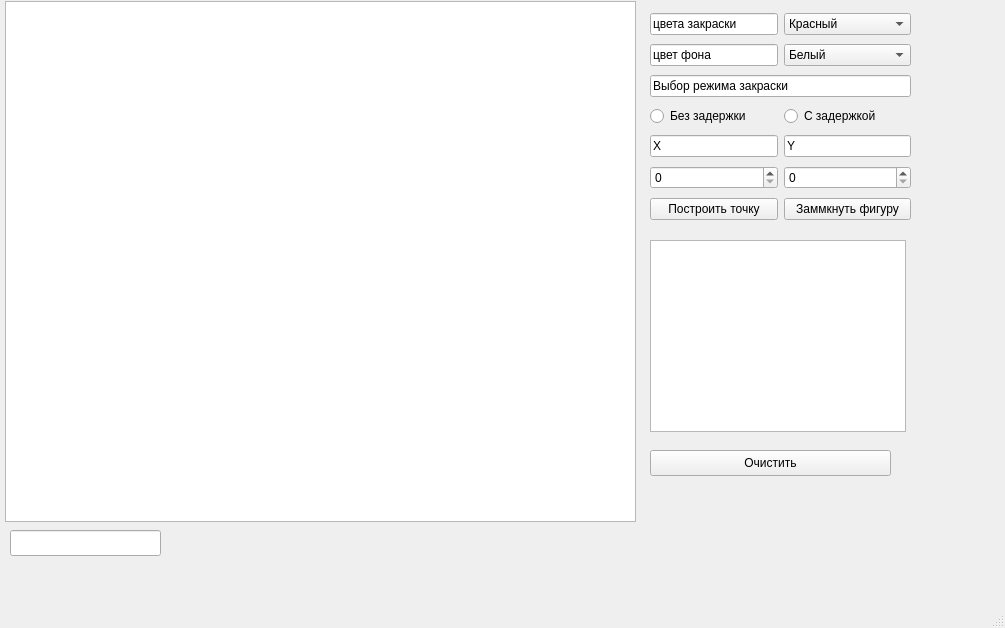
<?xml version="1.0" encoding="UTF-8"?>
<ui version="4.0">
 <class>MainWindow</class>
 <widget class="QMainWindow" name="MainWindow">
  <property name="geometry">
   <rect>
    <x>0</x>
    <y>0</y>
    <width>1005</width>
    <height>628</height>
   </rect>
  </property>
  <property name="windowTitle">
   <string>MainWindow</string>
  </property>
  <widget class="QWidget" name="centralwidget">
   <widget class="QGraphicsView" name="graphicsView">
    <property name="geometry">
     <rect>
      <x>5</x>
      <y>1</y>
      <width>631</width>
      <height>521</height>
     </rect>
    </property>
   </widget>
   <widget class="QWidget" name="gridLayoutWidget">
    <property name="geometry">
     <rect>
      <x>650</x>
      <y>10</y>
      <width>261</width>
      <height>219</height>
     </rect>
    </property>
    <layout class="QGridLayout" name="gridLayout">
     <item row="1" column="0">
      <widget class="QLineEdit" name="lineEdit_5">
       <property name="text">
        <string>цвет фона</string>
       </property>
      </widget>
     </item>
     <item row="4" column="0">
      <widget class="QLineEdit" name="lineEdit_3">
       <property name="text">
        <string>X</string>
       </property>
      </widget>
     </item>
     <item row="6" column="1">
      <widget class="QPushButton" name="pushButtonFigure">
       <property name="text">
        <string>Заммкнуть фигуру</string>
       </property>
      </widget>
     </item>
     <item row="6" column="0">
      <widget class="QPushButton" name="pushButtonPoint">
       <property name="text">
        <string>Построить точку</string>
       </property>
      </widget>
     </item>
     <item row="3" column="0">
      <widget class="QRadioButton" name="radioButtonNoDelay">
       <property name="text">
        <string>Без задержки</string>
       </property>
      </widget>
     </item>
     <item row="4" column="1">
      <widget class="QLineEdit" name="lineEdit_4">
       <property name="text">
        <string>Y</string>
       </property>
      </widget>
     </item>
     <item row="3" column="1">
      <widget class="QRadioButton" name="radioButtonDelay">
       <property name="text">
        <string>С задержкой</string>
       </property>
      </widget>
     </item>
     <item row="2" column="0" colspan="2">
      <widget class="QLineEdit" name="lineEdit_2">
       <property name="text">
        <string>Выбор режима закраски</string>
       </property>
      </widget>
     </item>
     <item row="5" column="1">
      <widget class="QSpinBox" name="spinBoxY"/>
     </item>
     <item row="5" column="0">
      <widget class="QSpinBox" name="spinBoxX"/>
     </item>
     <item row="0" column="0">
      <widget class="QLineEdit" name="lineEdit">
       <property name="text">
        <string>цвета закраски</string>
       </property>
      </widget>
     </item>
     <item row="1" column="1">
      <widget class="QComboBox" name="comboBoxFon">
       <item>
        <property name="text">
         <string>Белый</string>
        </property>
       </item>
       <item>
        <property name="text">
         <string>Черный</string>
        </property>
       </item>
       <item>
        <property name="text">
         <string>Красный</string>
        </property>
       </item>
       <item>
        <property name="text">
         <string>Зеленый</string>
        </property>
       </item>
       <item>
        <property name="text">
         <string>Синий</string>
        </property>
       </item>
      </widget>
     </item>
     <item row="0" column="1">
      <widget class="QComboBox" name="comboBoxFill">
       <item>
        <property name="text">
         <string>Красный</string>
        </property>
       </item>
       <item>
        <property name="text">
         <string>Белый</string>
        </property>
       </item>
       <item>
        <property name="text">
         <string>Черный</string>
        </property>
       </item>
       <item>
        <property name="text">
         <string>Зеленый</string>
        </property>
       </item>
       <item>
        <property name="text">
         <string>Синий</string>
        </property>
       </item>
      </widget>
     </item>
    </layout>
   </widget>
   <widget class="QTableWidget" name="tableWidgetPoints">
    <property name="geometry">
     <rect>
      <x>650</x>
      <y>240</y>
      <width>256</width>
      <height>192</height>
     </rect>
    </property>
   </widget>
   <widget class="QPushButton" name="pushButtonClear">
    <property name="geometry">
     <rect>
      <x>650</x>
      <y>450</y>
      <width>241</width>
      <height>26</height>
     </rect>
    </property>
    <property name="text">
     <string>Очистить</string>
    </property>
   </widget>
   <widget class="QLineEdit" name="lineEditTime">
    <property name="geometry">
     <rect>
      <x>10</x>
      <y>530</y>
      <width>151</width>
      <height>26</height>
     </rect>
    </property>
   </widget>
  </widget>
  <widget class="QMenuBar" name="menubar">
   <property name="geometry">
    <rect>
     <x>0</x>
     <y>0</y>
     <width>1005</width>
     <height>23</height>
    </rect>
   </property>
  </widget>
  <widget class="QStatusBar" name="statusbar"/>
 </widget>
 <resources/>
 <connections/>
</ui>
